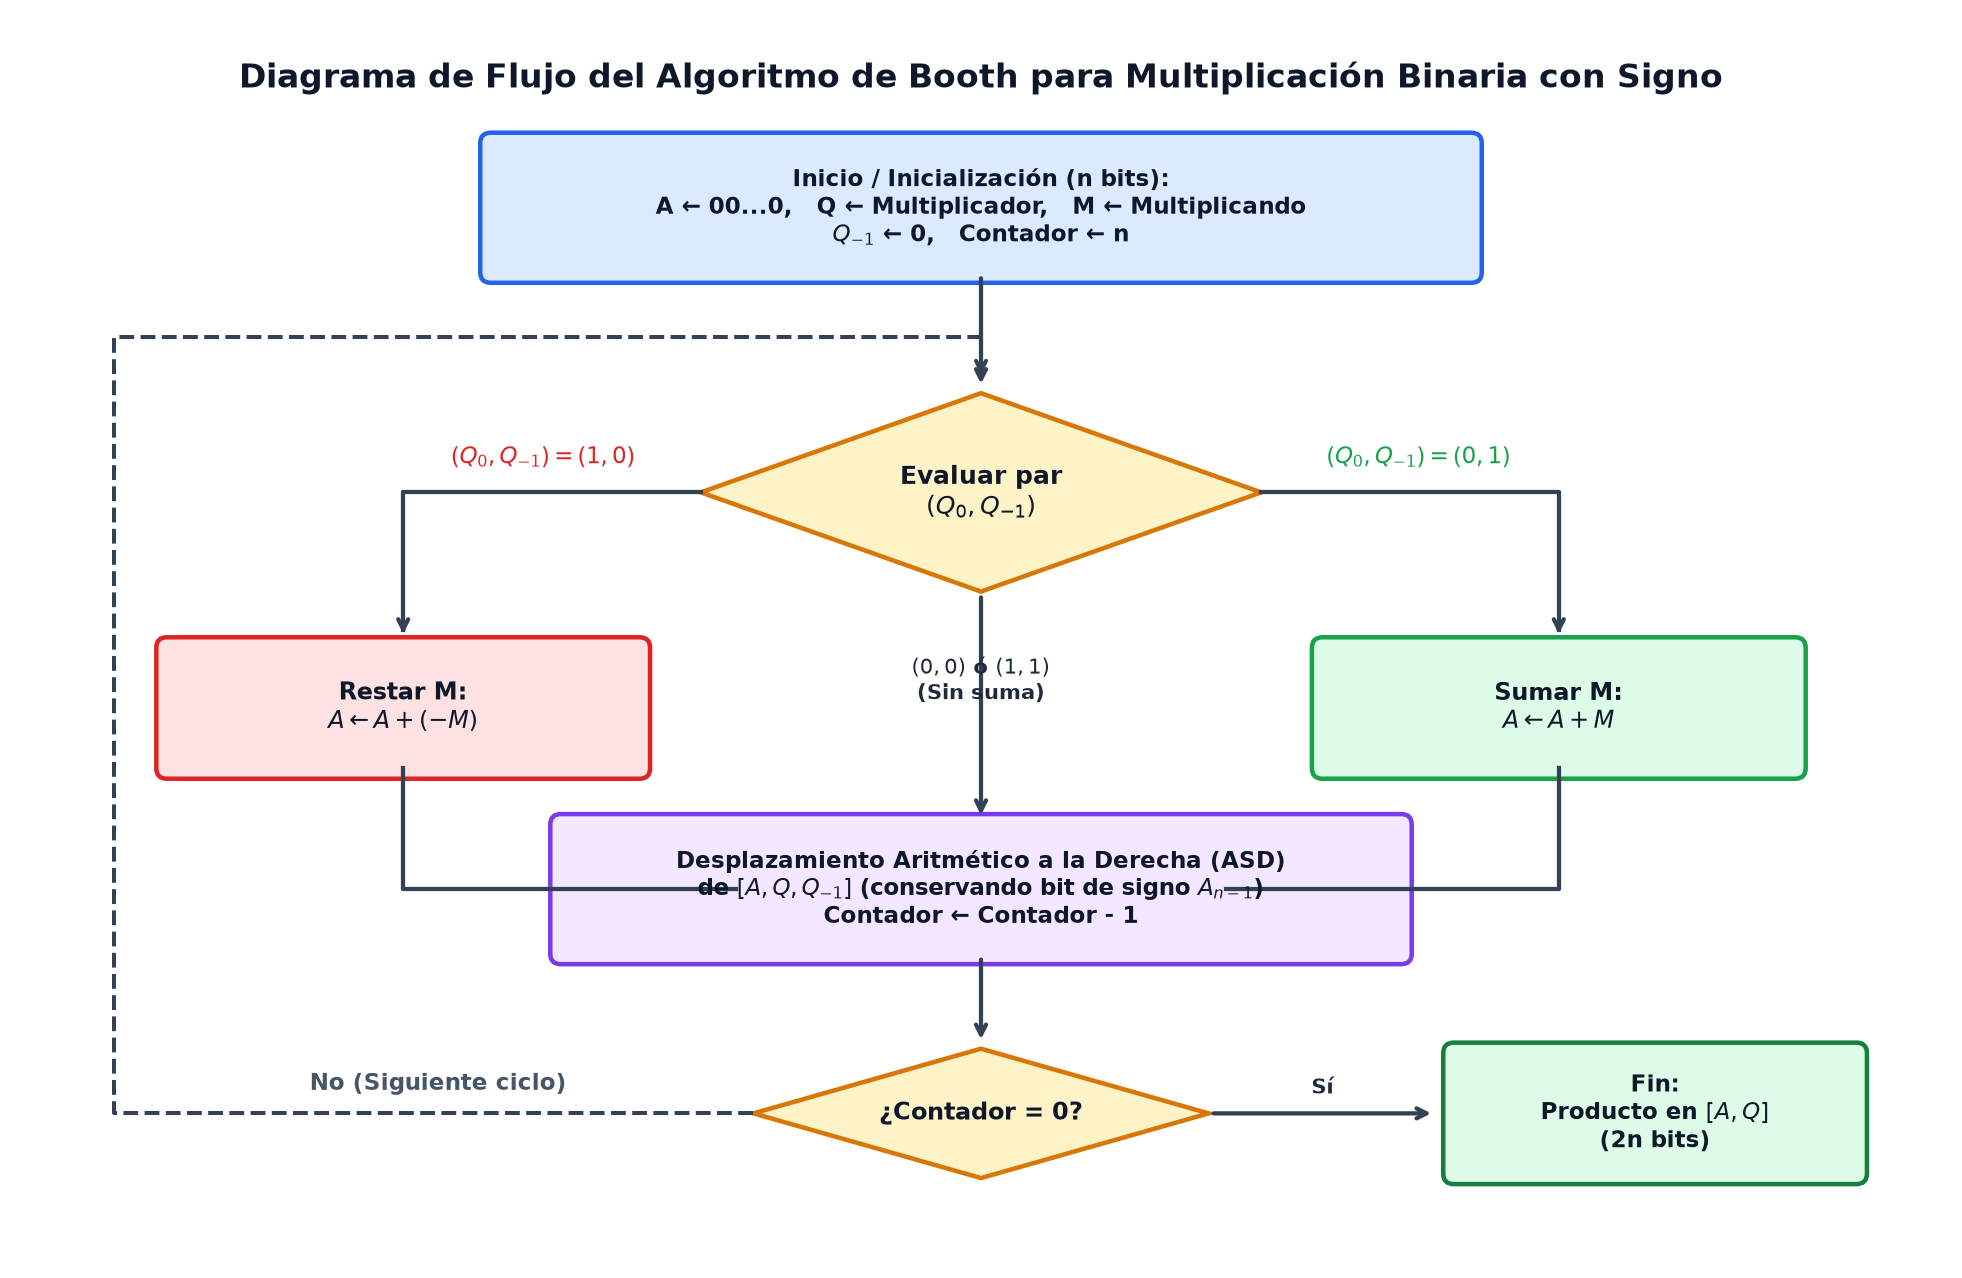

Python code for this plot:
import os
import matplotlib.pyplot as plt
import matplotlib.patches as patches

def box(ax, x, y, w, h, text, bg="#e0f2fe", border="#0284c7", fontsize=9.5):
    p = patches.FancyBboxPatch((x - w/2, y - h/2), w, h, boxstyle="round,pad=0.06",
                               facecolor=bg, edgecolor=border, linewidth=1.8)
    ax.add_patch(p)
    ax.text(x, y, text, ha='center', va='center', fontsize=fontsize, fontweight='bold', color='#0f172a')

def diamond(ax, x, y, w, h, text, bg="#fef3c7", border="#d97706", fontsize=9.5):
    pts = [(x, y + h/2), (x + w/2, y), (x, y - h/2), (x - w/2, y)]
    p = patches.Polygon(pts, closed=True, facecolor=bg, edgecolor=border, linewidth=1.8)
    ax.add_patch(p)
    ax.text(x, y, text, ha='center', va='center', fontsize=fontsize, fontweight='bold', color='#0f172a')

def arrow(ax, x1, y1, x2, y2, label=""):
    ax.annotate('', xy=(x2, y2), xytext=(x1, y1),
                arrowprops=dict(arrowstyle='->', lw=1.7, color='#334155'))
    if label:
        ax.text((x1+x2)/2, (y1+y2)/2 + 0.15, label, ha='center', va='center',
                fontsize=8.5, fontweight='bold', color='#1e293b')

def main():
    fig, ax = plt.subplots(figsize=(11, 7.2), dpi=180)
    ax.set_xlim(0, 11)
    ax.set_ylim(0, 7.2)
    ax.axis('off')

    ax.text(5.5, 6.85, "Diagrama de Flujo del Algoritmo de Booth para Multiplicación Binaria con Signo",
            ha='center', va='center', fontsize=13, fontweight='bold', color='#0f172a')

    # Start & Initialization
    box(ax, 5.5, 6.1, 5.6, 0.75,
        "Inicio / Inicialización (n bits):\nA ← 00...0,   Q ← Multiplicador,   M ← Multiplicando\n$Q_{-1}$ ← 0,   Contador ← n",
        bg="#dbeafe", border="#2563eb", fontsize=9.2)

    arrow(ax, 5.5, 5.72, 5.5, 5.05)

    # Decision on (Q_0, Q_-1)
    diamond(ax, 5.5, 4.45, 3.2, 1.15, "Evaluar par\n$(Q_0, Q_{-1})$", bg="#fef3c7", border="#d97706", fontsize=10)

    # Three branches: (1,0), (0,0)/(1,1), (0,1)
    # Left branch: (1,0) -> A = A - M
    ax.plot([3.9, 2.2, 2.2], [4.45, 4.45, 3.65], color='#334155', lw=1.7)
    ax.annotate('', xy=(2.2, 3.6), xytext=(2.2, 3.7), arrowprops=dict(arrowstyle='->', lw=1.7, color='#334155'))
    ax.text(3.0, 4.65, "$(Q_0, Q_{-1}) = (1, 0)$", ha='center', va='center', fontsize=9, fontweight='bold', color='#dc2626')
    box(ax, 2.2, 3.2, 2.7, 0.7, "Restar M:\n" + r"$A \leftarrow A + (-M)$", bg="#fee2e2", border="#dc2626")

    # Center branch: (0,0) or (1,1) -> No operation
    arrow(ax, 5.5, 3.87, 5.5, 2.55, "$(0, 0)$ ó $(1, 1)$\n(Sin suma)")

    # Right branch: (0,1) -> A = A + M
    ax.plot([7.1, 8.8, 8.8], [4.45, 4.45, 3.65], color='#334155', lw=1.7)
    ax.annotate('', xy=(8.8, 3.6), xytext=(8.8, 3.7), arrowprops=dict(arrowstyle='->', lw=1.7, color='#334155'))
    ax.text(8.0, 4.65, "$(Q_0, Q_{-1}) = (0, 1)$", ha='center', va='center', fontsize=9, fontweight='bold', color='#16a34a')
    box(ax, 8.8, 3.2, 2.7, 0.7, "Sumar M:\n" + r"$A \leftarrow A + M$", bg="#dcfce7", border="#16a34a")

    # Merge into ASD
    ax.plot([2.2, 2.2, 4.1], [2.85, 2.15, 2.15], color='#334155', lw=1.7)
    ax.plot([8.8, 8.8, 6.9], [2.85, 2.15, 2.15], color='#334155', lw=1.7)

    box(ax, 5.5, 2.15, 4.8, 0.75,
        "Desplazamiento Aritmético a la Derecha (ASD)\nde $[A, Q, Q_{-1}]$ (conservando bit de signo $A_{n-1}$)\nContador ← Contador - 1",
        bg="#f3e8ff", border="#7c3aed", fontsize=9)

    arrow(ax, 5.5, 1.77, 5.5, 1.25)

    diamond(ax, 5.5, 0.85, 2.6, 0.75, "¿Contador = 0?", bg="#fef3c7", border="#d97706", fontsize=9.5)

    # Loop back No
    ax.plot([4.2, 0.55, 0.55, 5.5], [0.85, 0.85, 5.35, 5.35], color='#334155', lw=1.6, linestyle='--')
    ax.annotate('', xy=(5.5, 5.1), xytext=(5.5, 5.35), arrowprops=dict(arrowstyle='->', lw=1.6, color='#334155'))
    ax.text(2.4, 1.02, "No (Siguiente ciclo)", ha='center', va='center', fontsize=9, fontweight='bold', color='#475569')

    # Yes -> Finish
    arrow(ax, 6.8, 0.85, 8.1, 0.85, "Sí")
    box(ax, 9.35, 0.85, 2.3, 0.7, "Fin:\nProducto en $[A, Q]$\n(2n bits)", bg="#dcfce7", border="#15803d", fontsize=9.2)

    plt.tight_layout()
    out_path = os.path.join(os.path.dirname(os.path.abspath(__file__)), "flujo-algoritmo-booth-multiplicacion.png")
    plt.savefig(out_path, dpi=180, bbox_inches='tight', facecolor='white')
    plt.close()

if __name__ == "__main__":
    main()
